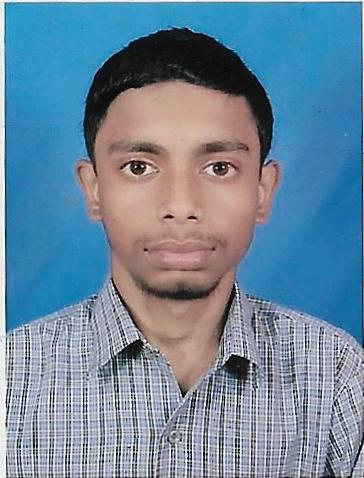
#> input picture Image_Program/Day0/Image_Python/Scan1.jpg, 364 x 478 px
$ python Binary_image.py
#> lines starting #> are read from the running program, lines starting #| are printed output that depends on the picture
import cv2
import numpy as np

img = cv2.imread('Scan1.jpg')
#> img is the input picture: shape (478, 364, 3); mean B, G, R 157, 135.7, 109.1

img_height , img_width , dim = img.shape
#> img_height = 478; img_width = 364; dim = 3


for i in range(0,int(img_height)):
	for j in range(0,int(img_width/2)):
			if img[i][j][0] >= 128 or img[i][j][1] >= 128 or img[i][j][2] >= 128:
				img[i][j][0] = 255
				img[i][j][1] = 255
				img[i][j][2] = 255
			if img[i][j][0] <128 or img[i][j][1] <128 or img[i][j][2] <128:
				img[i][j][0] = 0
				img[i][j][1] = 0
				img[i][j][2] = 0
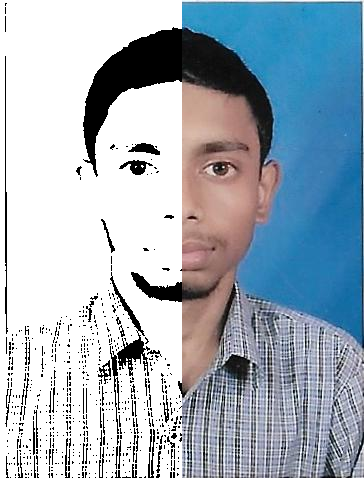
#> img: shape (478, 364, 3); mean B, G, R 186.9, 175.2, 161.6

cv2.imshow('image',img)
cv2.waitKey(0)
cv2.destroyAllWindows()
